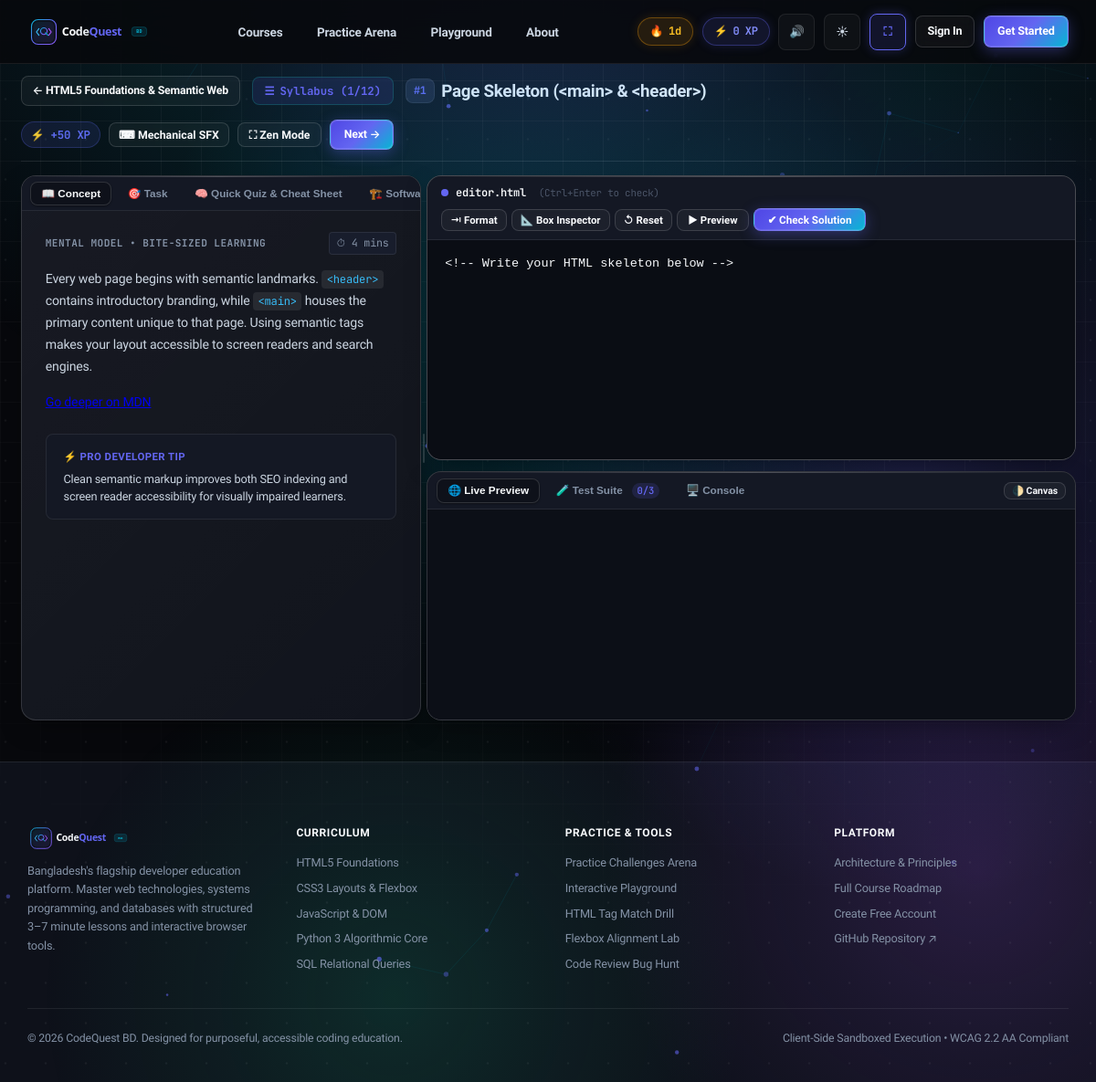
The app's page /learn/html-core/page-skeleton/ with its own data.
### learn/models.py (models this page shows, shortened)
class Course(models.Model):
    language = models.ForeignKey(Language, on_delete=models.CASCADE, related_name="courses")
    title = models.CharField(max_length=160)
    slug = models.SlugField(max_length=160, unique=True)
    description = models.TextField()
    level = models.CharField(max_length=40, default="Beginner")
    order = models.PositiveIntegerField(default=0)
    xp_reward = models.PositiveIntegerField(default=200)
    class Meta:
        ordering = ["order", "id"]

class Lesson(models.Model):
    EXECUTION_TYPES = [
        ("IFRAME", "HTML/CSS/JS Live Preview (Sandboxed iframe)"),
        ("PYODIDE", "Python 3 Client-Side WASM (Pyodide)"),
        ("SQL", "SQL Browser Database (sql.js WASM)"),
        ("PREDICT", "Predict the Output (C, Java, PHP, Bash)"),
        ("QUIZ", "Fill-the-Blank & Multiple Choice"),
    ]
    course = models.ForeignKey(Course, on_delete=models.CASCADE, related_name="lessons")
    title = models.CharField(max_length=200)
    slug = models.SlugField(max_length=200)
    order = models.PositiveIntegerField(default=1)
    est_minutes = models.PositiveIntegerField(default=5, help_text="Bite-sized duration (3-7 min)")
    xp = models.PositiveIntegerField(default=50)
    execution_type = models.CharField(max_length=20, choices=EXECUTION_TYPES, default="IFRAME")
    body_md = models.TextField(help_text="Short markdown explanation (max ~150 words + diagram/example)")
    diagram_svg = models.TextField(blank=True, default="", help_text="Optional clean inline SVG diagram")
    task_prompt = models.TextField(help_text="Clear single task description")
    starter_code = models.TextField(help_text="Initial code placed in editor")
    solution = models.TextField(help_text="Working solution code")
    tests_json = models.JSONField(
        default=list,
        blank=True,
        help_text="List of test checks: [{'id': 'c1', 'desc': 'Has <h1> tag', 'type': 'dom_exists', 'query': 'h1'}]"
    )
    hints_json = models.JSONField(
        default=list,
        blank=True,
        help_text="Hint ladder: ['Hint 1: Check your syntax', 'Hint 2: Use display: flex']"
    )
    class Meta:
        ordering = ["course__order", "order", "id"]
        unique_together = ("course", "slug")

class Language(models.Model):
    name = models.CharField(max_length=80, unique=True)
    slug = models.SlugField(max_length=80, unique=True)
    short_code = models.CharField(max_length=16, default="CODE")
    category = models.CharField(max_length=80, default="Core Foundations")
    summary = models.CharField(max_length=240)
    icon_svg = models.TextField(blank=True, default="")
    order = models.PositiveIntegerField(default=0)
    is_active = models.BooleanField(default=True)
    class Meta:
        ordering = ["order", "name"]

### learn/views.py (the view, shortened to what this page needs)
# urls.py: path("learn/<slug:course_slug>/<slug:lesson_slug>/", views.lesson_detail, name="lesson_detail"),
def lesson_detail(request, course_slug, lesson_slug):
    course = Course.objects.select_related("language").filter(slug=course_slug).first()
    if not course:
        clean_c = course_slug.replace("-foundations", "").replace("-basics", "").replace("-core", "")
        course = Course.objects.select_related("language").filter(slug__icontains=clean_c).first()
    if not course:
        return redirect("catalogue")
    lesson = Lesson.objects.select_related("course").filter(course=course, slug=lesson_slug).first()
    all_lessons = list(course.lessons.all())
    curr_idx = -1
    for idx, l in enumerate(all_lessons):
        if l.id == lesson.id:
            curr_idx = idx
            break
    prev_lesson = all_lessons[curr_idx - 1] if curr_idx > 0 else None
    next_lesson = all_lessons[curr_idx + 1] if curr_idx < len(all_lessons) - 1 else None
    completed_ids = set()
    return render(
        request,
        "learn/lesson_detail.html",
        {
            "course": course,
            "lesson": lesson,
            "prev_lesson": prev_lesson,
            "next_lesson": next_lesson,
            "all_lessons": all_lessons,
            "completed_ids": completed_ids,
            "tests_json_str": json.dumps(lesson.tests_json or []),
            "hints_json_str": json.dumps(lesson.hints_json or []),
        },
    )

### learn/context_processors.py (called while the page is built, shortened)
def global_stats(request):
    xp = 0
    streak = 1
    completed_ids = []
    return {
        "ADMIN_URL": getattr(settings, "ADMIN_URL", "hidden-core-cms"),
        "user_xp": xp,
        "user_streak": streak,
        "completed_lesson_ids": completed_ids,
        "nav_languages": Language.objects.filter(is_active=True).prefetch_related("courses")[:6],
    }

### learn/templatetags/learn_extras.py (called while the page is built)
@register.filter(name="render_md")
def render_md(text):
    if not text:
        return ""
    if md_lib:
        try:
            html = md_lib.markdown(
                text,
                extensions=["fenced_code", "tables", "codehilite", "nl2br"],
            )
            return mark_safe(html)
        except Exception:
            pass
    return mark_safe(text)

### templates/learn/lesson_detail.html (shortened to what this page needs)
{% extends "base.html" %}
{% load static %}
{% load learn_extras %}
{% block extra_head %}
<link rel="stylesheet" href="https://cdnjs.cloudflare.com/ajax/libs/codemirror/5.65.16/codemirror.min.css" />
<link rel="stylesheet" href="https://cdnjs.cloudflare.com/ajax/libs/codemirror/5.65.16/theme/dracula.min.css" />
{% endblock %}
{% block content %}
<div class="cq-learning-shell">
  <div style="display: flex; flex-wrap: wrap; justify-content: space-between; align-items: center; gap: 1rem; margin-bottom: 1rem; padding-bottom: 0.85rem; border-bottom: 1px solid var(--border-subtle);">
    <div style="display: flex; align-items: center; gap: 0.85rem; flex-wrap: wrap;">
      <a href="{% url 'course_detail' course.slug %}" class="btn btn-ghost" style="padding: 0.4rem 0.8rem; font-size: 0.82rem;">
        &larr; {{ course.title }}
      </a>
      <button id="syllabusDrawerBtn" class="btn btn-ghost" style="padding: 0.4rem 0.85rem; font-size: 0.82rem; font-family: var(--font-mono); font-weight: 700; color: var(--accent); background: var(--accent-subtle); border: 1px solid rgba(20, 184, 166, 0.25); display: inline-flex; align-items: center; gap: 0.4rem;" title="View Course Syllabus & Jump to Lessons">
        <span>☰</span> <span>Syllabus ({{ lesson.order }}/{{ all_lessons|length|default:course.lessons.count }})</span>
      </button>
      <div style="display: flex; align-items: center; gap: 0.5rem;">
        <span style="font-family: var(--font-mono); font-size: 0.78rem; font-weight: 700; background: var(--bg-panel); border: 1px solid var(--border-subtle); padding: 0.2rem 0.55rem; border-radius: var(--radius-sm); color: var(--accent);">
          #{{ lesson.order }}
        </span>
        <h1 style="font-size: 1.25rem; font-weight: 800; color: var(--text-primary); margin: 0; letter-spacing: -0.015em;">
          {{ lesson.title }}
        </h1>
      </div>
    </div>
    <div style="display: flex; align-items: center; gap: 0.65rem; flex-wrap: wrap;">
      <span style="font-size: 0.82rem; font-family: var(--font-mono); color: var(--accent); font-weight: 700; background: var(--accent-subtle); padding: 0.25rem 0.65rem; border-radius: 999px; border: 1px solid rgba(99, 102, 241, 0.25);">
        ⚡ +{{ lesson.xp }} XP
      </span>
      <button id="lessonAudioToggle" class="btn btn-ghost" style="padding: 0.35rem 0.65rem; font-size: 0.82rem;" title="Toggle Mechanical Keystroke Audio">
        ⌨ Mechanical SFX
      </button>
      <button id="zenModeBtn" class="btn btn-ghost" style="padding: 0.35rem 0.75rem; font-size: 0.82rem;" title="Toggle Distraction-Free Fullscreen Studio">
        ⛶ Zen Mode
      </button>
      <div style="display: flex; gap: 0.35rem;">
        {% if next_lesson %}
        <a href="{% url 'lesson_detail' course.slug next_lesson.slug %}" class="btn btn-primary" style="padding: 0.35rem 0.95rem; font-size: 0.82rem;" title="Next Lesson">
          Next &rarr;
        </a>
        {% endif %}
      </div>
    </div>
  </div>
  <div id="lessonStudioRoot" class="lesson-studio-root">
    <div id="workspaceContainer" class="zen-workspace-body" style="display: flex; gap: 0; align-items: stretch; position: relative;">
    <div id="panelInstructions" class="cq-card" style="flex: 0 0 38%; min-width: 320px; max-width: 60%; padding: 0; overflow: hidden; display: flex; flex-direction: column; max-height: calc(100vh - 120px);">
      <div class="study-tabs-nav">
        <button class="study-tab-btn active" data-study-tab="concept">
          📖 Concept
        </button>
        <button class="study-tab-btn" data-study-tab="task">
          🎯 Task
        </button>
        <button class="study-tab-btn" data-study-tab="quiz">
          🧠 Quick Quiz &amp; Cheat Sheet
        </button>
        <button class="study-tab-btn" data-study-tab="models">
          🏗️ Software Models
        </button>
      </div>
      <div style="padding: 1.5rem 1.75rem; overflow-y: auto; flex: 1;">
        <div id="studyTabConcept" class="study-tab-content">
          <div style="display: flex; align-items: center; justify-content: space-between; margin-bottom: 1rem;">
            <span style="font-size: 0.74rem; font-family: var(--font-mono); color: var(--text-muted); text-transform: uppercase; font-weight: 700; letter-spacing: 0.04em;">
              Mental Model &bull; Bite-Sized Learning
            </span>
            <span style="font-size: 0.78rem; color: var(--text-muted); font-family: var(--font-mono); background: var(--bg-panel); padding: 0.15rem 0.5rem; border-radius: 4px; border: 1px solid var(--border-subtle);">
              ⏱ {{ lesson.est_minutes }} mins
            </span>
          </div>
          <div class="prose" style="font-size: 0.94rem; line-height: 1.68; color: var(--text-primary); margin-bottom: 1.5rem;">
            {{ lesson.body_md|render_md }}
          </div>
          <div style="margin-top: 1.25rem; padding: 1rem 1.25rem; background: var(--bg-surface-elevated); border: 1px solid var(--border-subtle); border-radius: var(--radius-sm);">
            <div style="font-size: 0.76rem; font-weight: 700; color: var(--accent); text-transform: uppercase; letter-spacing: 0.04em; margin-bottom: 0.35rem;">
              ⚡ Pro Developer Tip
            </div>
            <div style="font-size: 0.85rem; color: var(--text-secondary); line-height: 1.5;">
              Clean semantic markup improves both SEO indexing and screen reader accessibility for visually impaired learners.
            </div>
          </div>
        </div>
      </div>
    </div>
    <div id="workspaceSplitter" class="cq-splitter-v" title="Drag to resize panels (Double-click to reset)"></div>
    <div id="panelEditorWrapper" style="flex: 1; min-width: 360px; display: flex; flex-direction: column; gap: 0.85rem;">
      <div id="panelCodeEditor" class="cq-card" style="padding: 0; overflow: hidden; display: flex; flex-direction: column; border: 1px solid var(--border-strong);">
        <div style="display: flex; flex-wrap: wrap; justify-content: space-between; align-items: center; padding: 0.55rem 1rem; background: var(--bg-surface-elevated); border-bottom: 1px solid var(--border-subtle); gap: 0.5rem;">
          <div style="display: flex; align-items: center; gap: 0.5rem; font-size: 0.8rem; font-family: var(--font-mono); color: var(--text-muted);">
            <span style="display: inline-block; width: 8px; height: 8px; border-radius: 50%; background: var(--accent);"></span>
            <span style="font-weight: 600; color: var(--text-primary);">editor.{{ course.language.slug|default:'html' }}</span>
            <span style="font-size: 0.72rem; color: var(--text-dim); margin-left: 0.4rem;">(Ctrl+Enter to check)</span>
          </div>
          <div style="display: flex; flex-wrap: wrap; gap: 0.35rem; align-items: center;">
            <button id="formatCodeBtn" class="btn btn-ghost" style="padding: 0.25rem 0.6rem; font-size: 0.76rem;" title="Auto-indent and format code">
              ⇥ Format
            </button>
            <button id="openBoxInspectorBtn" class="btn btn-ghost" style="padding: 0.25rem 0.6rem; font-size: 0.76rem;" title="Open Visual Box Model &amp; Flexbox Inspector">
              📐 Box Inspector
            </button>
            <button id="resetCodeBtn" class="btn btn-ghost" style="padding: 0.25rem 0.6rem; font-size: 0.76rem;" title="Reset Starter Code">
              ↺ Reset
            </button>
            <button id="runCodeBtn" class="btn btn-ghost" style="padding: 0.25rem 0.75rem; font-size: 0.76rem;" title="Run live sandboxed preview">
              ▶ Preview
            </button>
            <button id="checkSolutionBtn" class="btn btn-primary" style="padding: 0.3rem 0.95rem; font-size: 0.78rem; font-weight: 700;">
              ✔ Check Solution
            </button>
          </div>
        </div>
        <textarea id="codeEditor" class="code-editor" style="min-height: 240px; border: none; border-radius: 0; font-size: 0.9rem; outline: none; background: var(--bg-input); color: var(--text-primary); padding: 1.25rem;" spellcheck="false">{{ lesson.starter_code }}</textarea>
      </div>
      <div id="panelStudioDeck" class="cq-card" style="padding: 0; overflow: hidden; display: flex; flex-direction: column;">
        <div class="studio-tabs-nav" style="justify-content: space-between;">
          <div style="display: flex; align-items: center; gap: 0.35rem;">
            <button class="studio-tab-btn active" data-studio-tab="preview">
              🌐 Live Preview
            </button>
            <button class="studio-tab-btn" data-studio-tab="tests">
              🧪 Test Suite <span id="testBadgeCount" style="margin-left: 0.3rem; padding: 0.1rem 0.35rem; border-radius: 999px; background: rgba(99, 102, 241, 0.15); font-size: 0.7rem; font-family: var(--font-mono);">0/{{ lesson.tests_json|length|default:3 }}</span>
            </button>
            <button class="studio-tab-btn" data-studio-tab="console">
              🖥️ Console
            </button>
          </div>
          <div style="display: flex; align-items: center; gap: 0.65rem;">
            <button id="togglePreviewCanvasBtn" class="btn btn-ghost" style="padding: 0.15rem 0.5rem; font-size: 0.7rem; height: auto;" title="Switch Preview Canvas Dark/Light">
              🌓 Canvas
            </button>
          </div>
        </div>
        <div id="studioTabPreview" class="studio-tab-pane">
          <div id="iframeWrapper" style="width: 100%; transition: max-width 0.2s ease; margin: 0 auto;">
            <iframe id="previewIframe" sandbox="allow-scripts" style="width: 100%; height: 230px; border: none; background: var(--bg-input); display: block;"></iframe>
          </div>
        </div>
      </div>
    </div>
  </div>
  </div>
</div>
{% endblock %}

### records on screen
Course: title "HTML5 Foundations & Semantic Web", language.slug "html"
Lesson: order "1", title "Page Skeleton (<main> & <header>)", xp "50", est_minutes "4", body_md|render_md "Every web page begins with semantic landmarks. <header> contains introductory branding, while <main> houses the primary content unique to that page. Using semantic tags makes your layout accessible to screen readers and search engines.", starter_code "<!-- Write your HTML skeleton below -->"

### other values on screen
{{ user_streak }} "1"
{{ user_xp }} "0"
{{ all_lessons|length|default:course.lessons.count }} "12"
